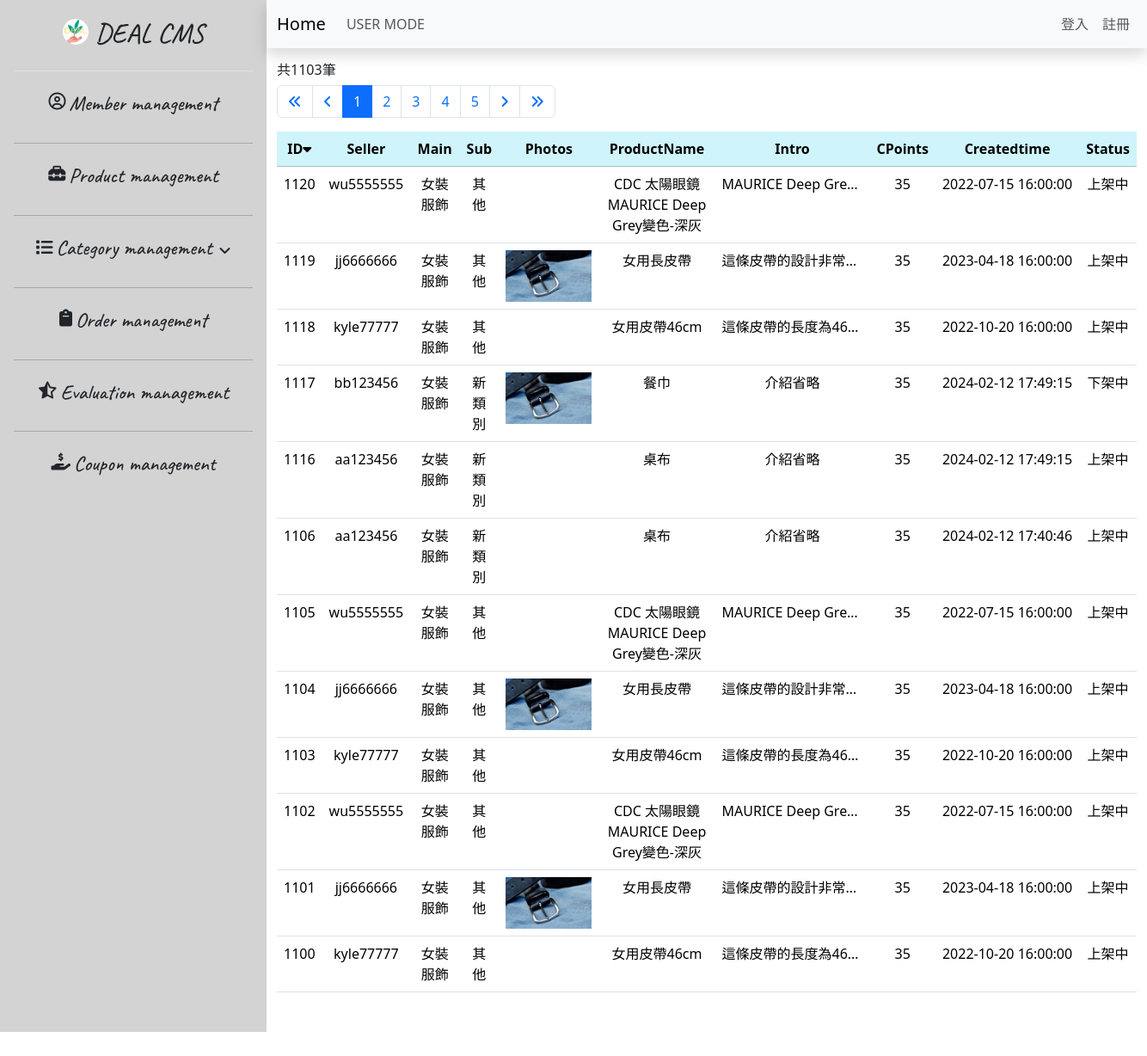
Page /21.product_list-no-admin.php on the committed database.
### tables this page shows
CREATE TABLE `products` (
  `id` int NOT NULL,
  `seller_id` varchar(20) NOT NULL,
  `main_category` int NOT NULL,
  `sub_category` varchar(20) NOT NULL,
  `product_photos` varchar(300) NOT NULL,
  `product_name` varchar(60) NOT NULL,
  `product_price` int NOT NULL,
  `product_quantity` int NOT NULL,
  `product_intro` varchar(500) DEFAULT NULL,
  `carbon_points_available` int NOT NULL,
  `created_at` timestamp NOT NULL DEFAULT CURRENT_TIMESTAMP,
  `edit_new` timestamp NOT NULL DEFAULT CURRENT_TIMESTAMP,
  `status_now` varchar(10) NOT NULL
);

CREATE TABLE `categories_main` (
  `id` int NOT NULL,
  `main` varchar(10) NOT NULL,
  `carbon_points_available` int NOT NULL
);

### 21.product_list-no-admin.php (the view, shortened to what this page needs)
<?php
require __DIR__ . '/0.parts/pdo-connect.php';
$pageName = 'product_list';
$page = isset($_GET['page']) ? intval($_GET['page']) : 1;
$perPage = 20;
$t_sql = "SELECT COUNT(1) FROM products";
$totalRows = $pdo->query($t_sql)->fetch(PDO::FETCH_NUM)[0];
$totalPages = ceil($totalRows / $perPage);
if ($totalRows) {
    $sql = sprintf("SELECT products.id, seller_id, main_category, sub_category, product_photos, product_name, product_price, product_quantity, product_intro, products.carbon_points_available, created_at, edit_new, status_now, main FROM products JOIN categories_main ON products.main_category = categories_main.id ORDER BY id DESC LIMIT  %s, %s", ($page - 1) * $perPage, $perPage);
    $rows = $pdo->query($sql)->fetchAll();
}
?>
<?php include __DIR__ . '/0.parts/html-head.php' ?>
<?php include __DIR__ . '/0.parts/sidebar.php' ?>
<div class="container-fluid px-0 mx-0">
    <?php include __DIR__ . '/0.parts/navbar.php' ?>
    <div class="container-fluid table-bordered table-striped overflow-auto">
        <div class="row mt-3">
            <div class="col">
                <h6>共<?= $totalRows ?>筆</h6>
                <nav aria-label="Page navigation example">
                    <ul class="pagination">
                        <li class="page-item">
                            <a class="page-link" href="?page=1">
                                <i class="fa-solid fa-angles-left"></i>
                            </a>
                        </li>
                        <li class="page-item">
                            <a class="page-link" href="?page=<?= $page != 1 ? $page - 1 : 1 ?>">
                                <i class="fa-solid fa-angle-left"></i>
                            </a>
                        </li>
                        <?php $visiblePageRange = 5;
                        $startPage = max(1, $page - floor($visiblePageRange / 2));
                        $endPage = min($totalPages, $startPage + $visiblePageRange - 1); ?>
                        <?php for ($i = $startPage; $i <= $endPage; $i++) : ?>
                            <li class="page-item <?= $page == $i ? 'active' : '' ?>">
                                <a class="page-link" href="?page=<?= $i ?>"><?= $i ?></a>
                            </li>
                        <?php endfor ?>
                        <li class="page-item">
                            <a class="page-link" href="?page=<?= $page != 200 ? $page + 1 : 200 ?>">
                                <i class="fa-solid fa-angle-right"></i>
                            </a>
                        </li>
                        <li class="page-item">
                            <a class="page-link" href="?page=200">
                                <i class="fa-solid fa-angles-right"></i>
                            </a>
                        </li>
                    </ul>
                </nav>
            </div>
        </div>
        <div class="row">
            <div class="col">
                <table id="myTable" class="table table-hover sortable-table">
                    <thead>
                        <tr class="table-info text-center text-nowrap">
                            <th>ID<i id="sortIcon" class="fa-solid fa-caret-down" onclick="sortTable()" title="變更排序"></i>
                            </th>
                            <th>Seller</th>
                            <th>Main</th>
                            <th>Sub</th>
                            <th>Photos</th>
                            <th>ProductName</th>
                            <th>Intro</th>
                            <th>CPoints</th>
                            <th>Createdtime</th>
                            <th>Status</th>
                        </tr>
                    </thead>
                    <tbody>
                        <?php foreach ($rows as $r) : ?>
                            <tr class="text-center">
                                <td><?= $r['id'] ?></td>
                                <td><?= $r['seller_id'] ?></td>
                                <td><?= $r['main'] ?></td>
                                <td><?= $r['sub_category'] ?></td>
                                <td><img class="td-img" src="./02.imgs/<?= explode(",", $r['product_photos'])[0] ?>" alt=""></td>
                                <td><?= $r['product_name'] ?></td>
                                <td class="text-truncate" style="max-width: 180px;"><?= $r['product_intro'] ?></td>
                                <td><?= $r['carbon_points_available'] ?></td>
                                <td class="text-nowrap"><?= $r['created_at'] ?></td>
                                <td class="status text-nowrap" id="statusText<?= $r['id'] ?>"><?= $r['status_now'] ?></td>
                            </tr>
                        <?php endforeach ?>
                    </tbody>
                </table>
            </div>
        </div>
    </div>
</div>
<?php include __DIR__ . '/0.parts/html-foot.php' ?>

### 0.parts/html-head.php (shortened to what this page needs)
<!DOCTYPE html>
<html lang="en">
<head>
  <link href="https://cdn.jsdelivr.net/npm/bootstrap@5.3.2/dist/css/bootstrap.min.css" rel="stylesheet" />
  <link rel="stylesheet" href="https://cdnjs.cloudflare.com/ajax/libs/font-awesome/6.5.1/css/all.min.css" />
</head>
<body class="d-flex px-0 mx-0">

### 0.parts/sidebar.php (shortened to what this page needs)
<div class="side-bar flex-shrink-0 p-3">
  <a href="index_confirm.php" class="d-flex align-items-center justify-content-center pb-3 mb-3 link-dark text-decoration-none border-bottom">
    <img src="./02.imgs/logo.png" alt="" class="logo me-2 mb-2">
    <span class="fs-5 fw-semibold span-font pt-1">
      <h2>DEAL CMS</h2>
    </span>
  </a>
  <ul class="list-unstyled ps-0">
    <li class="mb-1 d-flex justify-content-center">
      <a href="01.member_list.php">
        <button class="prod-btn btn btn-toggle rounded collapsed" data-bs-toggle="collapse" data-bs-target="#Product-collapse" aria-expanded="false" type="button">
          <div class="title d-flex">
            <h5><i class="fa-regular fa-circle-user me-1"></i></h5>
            <h4>Member management</h4>
          </div>
        </button>
      </a>
    </li>
    <hr>
    <li class="mb-1 d-flex justify-content-center">
      <a href="21.product_list.php">
        <button class="prod-btn btn btn-toggle rounded collapsed" data-bs-toggle="collapse" data-bs-target="#Product-collapse" aria-expanded="false" type="button">
          <div class="title d-flex">
            <h5><i class="fa-solid fa-toolbox me-1"></i></h5>
            <h4>Product management</h4>
          </div>
        </button>
      </a>
    </li>
    <hr>
    <li class="mb-1 d-flex flex-column">
      <button class="cate-btn btn btn-toggle rounded collapsed" data-bs-toggle="collapse" data-bs-target="#Category-collapse" aria-expanded="false" type="button">
        <div class="title d-flex justify-content-center align-items-center">
          <h5><i class="fa-solid fa-list me-1"></i></h5>
          <h4>Category management</h4>
          <i class="fa-solid fa-angle-down ms-2"></i>
        </div>
      </button>
    </li>
    <hr>
    <li class="mb-1 d-flex justify-content-center">
      <a href="41.order_list.php">
        <button class="cou-btn btn btn-toggle rounded collapsed" data-bs-toggle="collapse" data-bs-target="#Order-collapse" aria-expanded="false" type="button">
          <div class="title d-flex">
            <h5><i class="fa-solid fa-clipboard me-1"></i></h5>
            <h4>Order management</h4>
          </div>
        </button>
      </a>
    </li>
    <hr>
    <li class="mb-1 d-flex justify-content-center">
      <a href="51.evaluation_list.php">
        <button class="cou-btn btn btn-toggle rounded collapsed" data-bs-toggle="collapse" data-bs-target="#Evaluation-collapse" aria-expanded="false" type="button">
          <div class="title d-flex">
            <h5><i class="fa-regular fa-star-half-stroke me-1"></i></h5>
            <h4>Evaluation management</h4>
          </div>
        </button>
      </a>
    </li>
    <hr>
    <li class="mb-1 d-flex justify-content-center">
      <a href="61.coupon_list.php">
        <button class="cou-btn btn btn-toggle rounded collapsed" data-bs-toggle="collapse" data-bs-target="#Coupon-collapse" aria-expanded="false" type="button">
          <div class="title d-flex">
            <h5><i class="fa-solid fa-hand-holding-dollar me-1"></i></h5>
            <h4>Coupon management</h4>
          </div>
        </button>
      </a>
    </li>
  </ul>
</div>

### 0.parts/navbar.php (shortened to what this page needs)
<div class="px-0 mx-0 shadow">
  <nav class="navbar navbar-expand-lg bg-body-tertiary">
    <div class="container-fluid">
      <a class="navbar-brand" href="index_main-no-admin.php">Home</a>
      <div class="collapse navbar-collapse" id="navbarSupportedContent">
        <ul class="navbar-nav me-auto mb-2 mb-lg-0">
          <?php if (isset($_SESSION['admin'])) : ?>
            <li class="nav-item">
              <a class="nav-link" href="#">ADMIN MODE</a>
            </li>
            <li class="nav-item">
              <a class="nav-link <?= $pageName == 'list' ? 'active' : '' ?>" href="01.member_list.php">會員列表</a>
            </li>
            <li class="nav-item">
              <a class="nav-link <?= $pageName == 'add' ? 'active' : '' ?>" href="02.member_add.php">新增</a>
            </li>
          <?php else : ?>
            <li class="nav-item">
              <a class="nav-link" href="#">USER MODE</a>
            </li>
          <?php endif; ?>
        </ul>
        <ul class="navbar-nav mb-2 mb-lg-0">
          <?php if (isset($_SESSION['admin']) || isset($_SESSION['user'])) : ?>
            <li class="nav-item">
              <a class="nav-link "><?= $_SESSION[isset($_SESSION['admin']) ? 'admin' : 'user']['nickname'] ?></a>
            </li>
            <li class="nav-item">
              <a class="nav-link" href="logout.php">登出</a>
            </li>
          <?php else : ?>
            <li class="nav-item">
              <a class="nav-link <?= $pageName == 'login' ? 'active' : '' ?>" href="login.php">登入</a>
            </li>
            <li class="nav-item">
              <a class="nav-link <?= $pageName == 'regist' ? 'active' : '' ?>" href="register.php">註冊</a>
            </li>
          <?php endif; ?>
        </ul>
      </div>
    </div>
  </nav>
</div>

### 0.parts/html-foot.php
</body>
</html>

### 0.parts/html-head.php (style rules this page uses)
body { height: 1200px; }

### 0.parts/sidebar.php (style rules this page uses)
.side-bar { width: 310px; background-color: lightgrey; }
.logo { width: 30px; height: 30px; border-radius: 50%; }
.sub-li, .span-font { font-family: 'Caveat', cursive; font-size: large; }
h4 { font-family: 'Caveat', cursive; }

### 21.product_list-no-admin.php (style rules this page uses)
.td-img { width: 100px; }
.overflow-auto { height: 1100px; }

### 0.parts/navbar.php (style rules this page uses)
.navbar-nav .nav-link { padding-left: 5px; }

### rows in the picture
products: id "1120", seller "wu5555555", main_category.main "女裝服飾", sub_category "其他", product_name "CDC 太陽眼鏡MAURICE Deep Grey變色-深灰", product_intro "MAURICE Deep Gre…", carbon_points_available "35", created_at "2022-07-15 16:00:00", status_now "上架中"
products: id "1119", seller "jj6666666", main_category.main "女裝服飾", sub_category "其他", product_photos (picture), product_name "女用長皮帶", product_intro "這條皮帶的設計非常…", carbon_points_available "35", created_at "2023-04-18 16:00:00", status_now "上架中"
products: id "1118", seller "kyle77777", main_category.main "女裝服飾", sub_category "其他", product_name "女用皮帶46cm", product_intro "這條皮帶的長度為46…", carbon_points_available "35", created_at "2022-10-20 16:00:00", status_now "上架中"
products: id "1117", seller "bb123456", main_category.main "女裝服飾", sub_category "新類別", product_photos (picture), product_name "餐巾", product_intro "介紹省略", carbon_points_available "35", created_at "2024-02-12 17:49:15", status_now "下架中"
products: id "1116", seller "aa123456", main_category.main "女裝服飾", sub_category "新類別", product_name "桌布", product_intro "介紹省略", carbon_points_available "35", created_at "2024-02-12 17:49:15", status_now "上架中"
products: id "1106", seller "aa123456", main_category.main "女裝服飾", sub_category "新類別", product_name "桌布", product_intro "介紹省略", carbon_points_available "35", created_at "2024-02-12 17:40:46", status_now "上架中"
products: id "1105", seller "wu5555555", main_category.main "女裝服飾", sub_category "其他", product_name "CDC 太陽眼鏡MAURICE Deep Grey變色-深灰", product_intro "MAURICE Deep Gre…", carbon_points_available "35", created_at "2022-07-15 16:00:00", status_now "上架中"
products: id "1104", seller "jj6666666", main_category.main "女裝服飾", sub_category "其他", product_photos (picture), product_name "女用長皮帶", product_intro "這條皮帶的設計非常…", carbon_points_available "35", created_at "2023-04-18 16:00:00", status_now "上架中"
products: id "1103", seller "kyle77777", main_category.main "女裝服飾", sub_category "其他", product_name "女用皮帶46cm", product_intro "這條皮帶的長度為46…", carbon_points_available "35", created_at "2022-10-20 16:00:00", status_now "上架中"
products: id "1102", seller "wu5555555", main_category.main "女裝服飾", sub_category "其他", product_name "CDC 太陽眼鏡MAURICE Deep Grey變色-深灰", product_intro "MAURICE Deep Gre…", carbon_points_available "35", created_at "2022-07-15 16:00:00", status_now "上架中"
products: id "1101", seller "jj6666666", main_category.main "女裝服飾", sub_category "其他", product_photos (picture), product_name "女用長皮帶", product_intro "這條皮帶的設計非常…", carbon_points_available "35", created_at "2023-04-18 16:00:00", status_now "上架中"
products: id "1100", seller "kyle77777", main_category.main "女裝服飾", sub_category "其他", product_name "女用皮帶46cm", product_intro "這條皮帶的長度為46…", carbon_points_available "35", created_at "2022-10-20 16:00:00", status_now "上架中"

### other values in the picture
$totalRows "1103"
